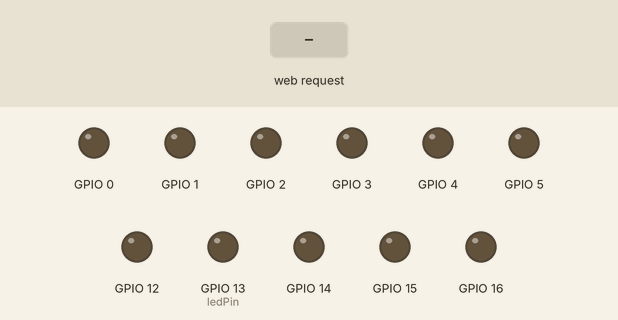
This sketch was run on a simulated ESP8266 (NodeMCU). Parts: output pins drawn as LEDs (lit = HIGH). The test bench sets the inputs (shaded band). WiFi joins after 1.5 s; servers stay silent unless stated; what the sketch prints to the serial monitor is not drawn.

Above: at 2.7 s.
2.8 s: HTTP request GET /16=ON received
At 4.0 s:
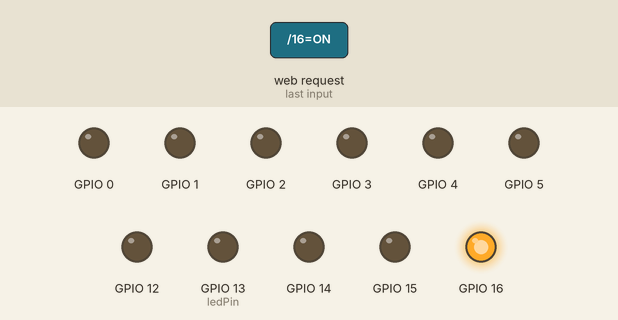
4.3 s: HTTP request GET /5=ON received
At 5.2 s:
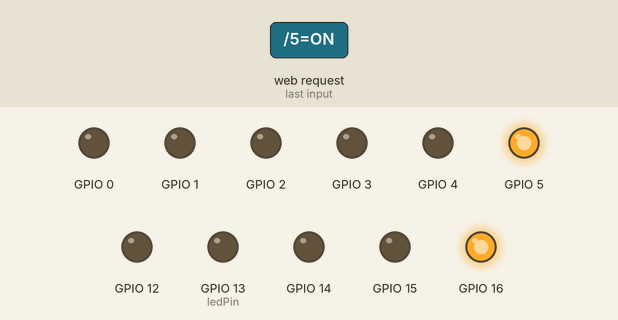
5.8 s: HTTP request GET /16=OFF received
At 6.3 s:
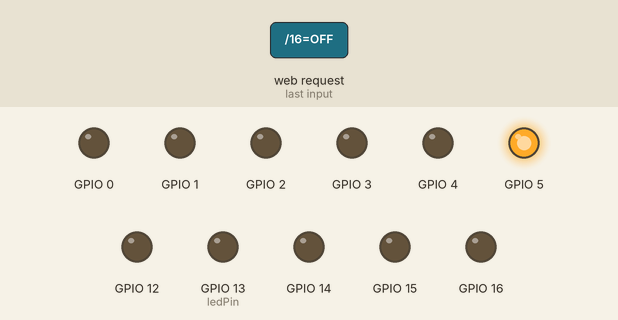
7.3 s: HTTP request GET /4=ON received
At 8.5 s:
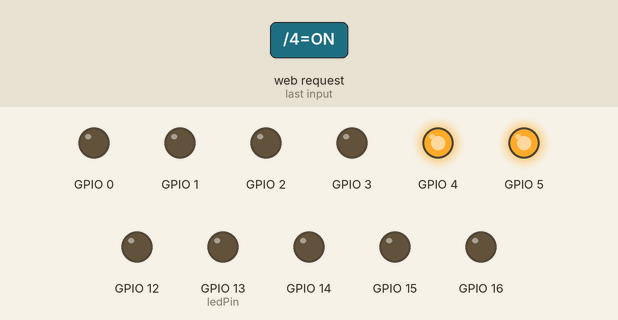
8.8 s: HTTP request GET /5=OFF received
At 9.8 s:
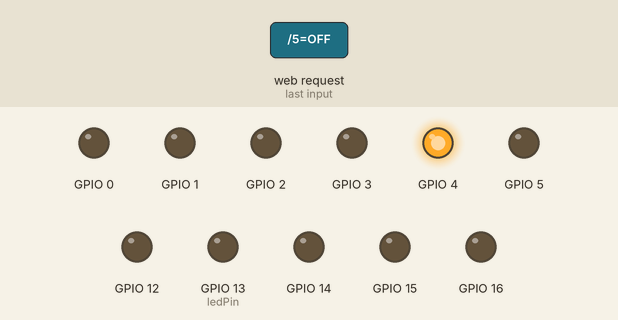
10.3 s: HTTP request GET /0=ON received
At 10.9 s:
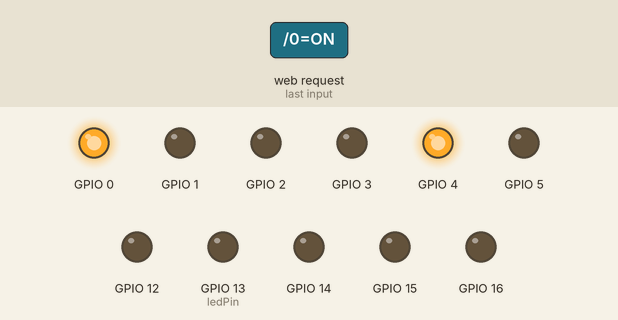
Timing chart, 0 to 12.8 s (numbered marks = the images above; inputs shaded):
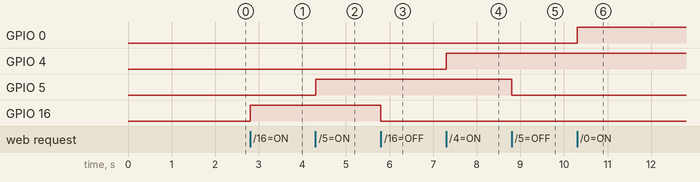

The sketch:

Wifi-home-automation.ino
```cpp
#include <ESP8266WiFi.h>

const char* ssid = "1";
const char* password = "000000002";
int ledPin = 13; // GPIO13
WiFiServer server(80);

void setup() {
  Serial.begin(115200);
  delay(10);
  pinMode(16, OUTPUT);
  pinMode(5, OUTPUT);
  pinMode(4, OUTPUT);
  pinMode(0, OUTPUT);
  pinMode(2, OUTPUT);
  pinMode(14, OUTPUT);
  pinMode(12, OUTPUT);
  pinMode(13, OUTPUT);
  pinMode(15, OUTPUT);
  pinMode(3, OUTPUT);
  pinMode(1, OUTPUT);
  digitalWrite(ledPin, LOW);

  // Connect to WiFi network
  Serial.println();
  Serial.println();
  Serial.print("Connecting to ");
  Serial.println(ssid);

  WiFi.begin(ssid, password);

  while (WiFi.status() != WL_CONNECTED) {
    delay(500);
    Serial.print(".");
  }
  Serial.println("");
  Serial.println("WiFi connected");

  // Start the server
  server.begin();
  Serial.println("Server started");

  // Print the IP address
  Serial.print("Use this URL to connect: ");
  Serial.print("http://");
  Serial.print(WiFi.localIP());
  Serial.println("/");

}

void loop() {
  // Check if a client has connected
  WiFiClient client = server.available();
  if (!client) {
    return;
  }

  // Wait until the client sends some data
  Serial.println("new client");
  while(!client.available()){
    delay(1);
  }

  // Read the first line of the request
  String request = client.readStringUntil('\r');
  Serial.println(request);
  client.flush();

  // Match the request

  int value16 = LOW;
  if (request.indexOf("/16=ON")!=-1)  {
    digitalWrite(16, HIGH);
    value16 = HIGH;
  }
  if (request.indexOf("/16=OFF")!=-1)  {
    digitalWrite(16, LOW);
    value16 = LOW;
  }
  int value5 = LOW;
  if (request.indexOf("/5=ON")!=-1)  {
    digitalWrite(5, HIGH);
    value5 = HIGH;
  }
  if (request.indexOf("/5=OFF")!=-1)  {
    digitalWrite(5, LOW);
    value5 = LOW;
  }

  int value4 = LOW;
  if (request.indexOf("/4=ON")!=-1)  {
    digitalWrite(4, HIGH);
    value4 = HIGH;
  }
  if (request.indexOf("/4=OFF")!=-1)  {
    digitalWrite(4, LOW);
    value4 = LOW;
  }
  int value0 = LOW;
  if (request.indexOf("/0=ON")!=-1)  {
    digitalWrite(0, HIGH);
    value0 = HIGH;
  }
  if (request.indexOf("/0=OFF")!=-1)  {
    digitalWrite(0, LOW);
    value0 = LOW;
  }

  int value2 = LOW;
  if (request.indexOf("/2=ON")!=-1)  {
    digitalWrite(2, HIGH);
    value2 = HIGH;
  }
  if (request.indexOf("/2=OFF")!=-1)  {
    digitalWrite(2, LOW);
    value2 = LOW;
  }

  int value14 = LOW;
  if (request.indexOf("/14=ON")!=-1)  {
    digitalWrite(14, HIGH);
    value14 = HIGH;
  }
  if (request.indexOf("/14=OFF")!=-1)  {
    digitalWrite(14, LOW);
    value14 = LOW;
  }

  int value12 = LOW;
  if (request.indexOf("/12=ON")!=-1)  {
    digitalWrite(12, HIGH);
    value12 = HIGH;
  }
  if (request.indexOf("/12=OFF")!=-1)  {
    digitalWrite(12, LOW);
    value12 = LOW;
  }

  int value13 = LOW;
  if (request.indexOf("/13=ON")!=-1)  {
    digitalWrite(13, HIGH);
    value13 = HIGH;
  }
  if (request.indexOf("/13=OFF")!=-1)  {
    digitalWrite(13, LOW);
    value13 = LOW;
  }

  int value15 = LOW;
  if (request.indexOf("/15=ON")!=-1)  {
    digitalWrite(15, HIGH);
    value15 = HIGH;
  }
  if (request.indexOf("/15=OFF")!=-1)  {
    digitalWrite(15, LOW);
    value15 = LOW;
  }

  int value3 = LOW;
  if (request.indexOf("/3=ON")!=-1)  {
    digitalWrite(3, HIGH);
    value3 = HIGH;
  }
  if (request.indexOf("/3=OFF")!=-1)  {
    digitalWrite(3, LOW);
    value3 = LOW;
  }

  int value1 = LOW;
  if (request.indexOf("/1=ON")!=-1)  {
    digitalWrite(1, HIGH);
    value5 = HIGH;
  }
  if (request.indexOf("/1=OFF")!=-1)  {
    digitalWrite(1, LOW);
    value1 = LOW;
  }
// Set ledPin according to the request
//digitalWrite(ledPin, value);

  // Return the response
  client.println("HTTP/1.1 200 OK");
  client.println("Content-Type: text/html");
  client.println(""); //  do not forget this one
  client.println("<!DOCTYPE HTML>");
  client.println("<html>");

  client.print("pin 16 is now: ");

  if(value16 == HIGH) {
    client.print("On");
  } else {
    client.print("Off");
  }
  client.println("<br><br>");
  client.println("<a href=\"/16=ON\"\"><button>Turn On </button></a>");
  client.println("<a href=\"/16=OFF\"\"><button>Turn Off </button></a><br />");

  client.print("pin 5 is now: ");

  if(value5 == HIGH) {
    client.print("On");
  } else {
    client.print("Off");
  }
  client.println("<br><br>");
  client.println("<a href=\"/5=ON\"\"><button>Turn On </button></a>");
  client.println("<a href=\"/5=OFF\"\"><button>Turn Off </button></a><br />");
  client.print("pin 4 is now: ");

  if(value4 == HIGH) {
    client.print("On");
  } else {
    client.print("Off");
  }
  client.println("<br><br>");
  client.println("<a href=\"/4=ON\"\"><button>Turn On </button></a>");
  client.println("<a href=\"/4=OFF\"\"><button>Turn Off </button></a><br />");

  client.print("pin 0 is now: ");
  if(value0 == HIGH) {
    client.print("On");
  } else {
    client.print("Off");
  }
  client.println("<br><br>");
  client.println("<a href=\"/0=ON\"\"><button>Turn On </button></a>");
  client.println("<a href=\"/0=OFF\"\"><button>Turn Off </button></a><br />");

  client.print("pin 2 is now: ");
  if(value2 == HIGH) {
    client.print("On");
  } else {
    client.print("Off");
  }
  client.println("<br><br>");
  client.println("<a href=\"/2=ON\"\"><button>Turn On </button></a>");
  client.println("<a href=\"/2=OFF\"\"><button>Turn Off </button></a><br />");

  client.print("pin 14 is now: ");

  if(value14 == HIGH) {
    client.print("On");
  } else {
    client.print("Off");
  }
  client.println("<br><br>");
  client.println("<a href=\"/14=ON\"\"><button>Turn On </button></a>");
  client.println("<a href=\"/14=OFF\"\"><button>Turn Off </button></a><br />");

client.print("pin 12 is now: ");

  if(value12 == HIGH) {
    client.print("On");
  } else {
    client.print("Off");
  }
  client.println("<br><br>");
  client.println("<a href=\"/12=ON\"\"><button>Turn On </button></a>");
  client.println("<a href=\"/12=OFF\"\"><button>Turn Off </button></a><br />");

  client.print("pin 13 is now: ");

  if(value13 == HIGH) {
    client.print("On");
  } else {
    client.print("Off");
  }
  client.println("<br><br>");
  client.println("<a href=\"/13=ON\"\"><button>Turn On </button></a>");
  client.println("<a href=\"/13=OFF\"\"><button>Turn Off </button></a><br />");

 client.print("pin 15 is now: ");

  if(value16 == HIGH) {
    client.print("On");
  } else {
    client.print("Off");
  }
  client.println("<br><br>");
  client.println("<a href=\"/15=ON\"\"><button>Turn On </button></a>");
  client.println("<a href=\"/15=OFF\"\"><button>Turn Off </button></a><br />");


  client.print("pin 3 is now: ");

  if(value3 == HIGH) {
    client.print("On");
  } else {
    client.print("Off");
  }
  client.println("<br><br>");
  client.println("<a href=\"/3=ON\"\"><button>Turn On </button></a>");
  client.println("<a href=\"/3=OFF\"\"><button>Turn Off </button></a><br />");

   client.print("pin 1 is now: ");

  if(value1 == HIGH) {
    client.print("On");
  } else {
    client.print("Off");
  }
  client.println("<br><br>");
  client.println("<a href=\"/1=ON\"\"><button>Turn On </button></a>");
  client.println("<a href=\"/1=OFF\"\"><button>Turn Off </button></a><br />");
  client.println("</html>");

  delay(1);
  Serial.println("Client disonnected");
  Serial.println("");

}
```

Measured:
- after the input at 2.8 s, GPIO 16: LOW → HIGH at once
- after the input at 4.3 s, GPIO 5: LOW → HIGH at once
- after the input at 5.8 s, GPIO 16: HIGH → LOW at once
- after the input at 7.3 s, GPIO 4: LOW → HIGH at once
- after the input at 8.8 s, GPIO 5: HIGH → LOW at once
- after the input at 10.3 s, GPIO 0: LOW → HIGH at once
